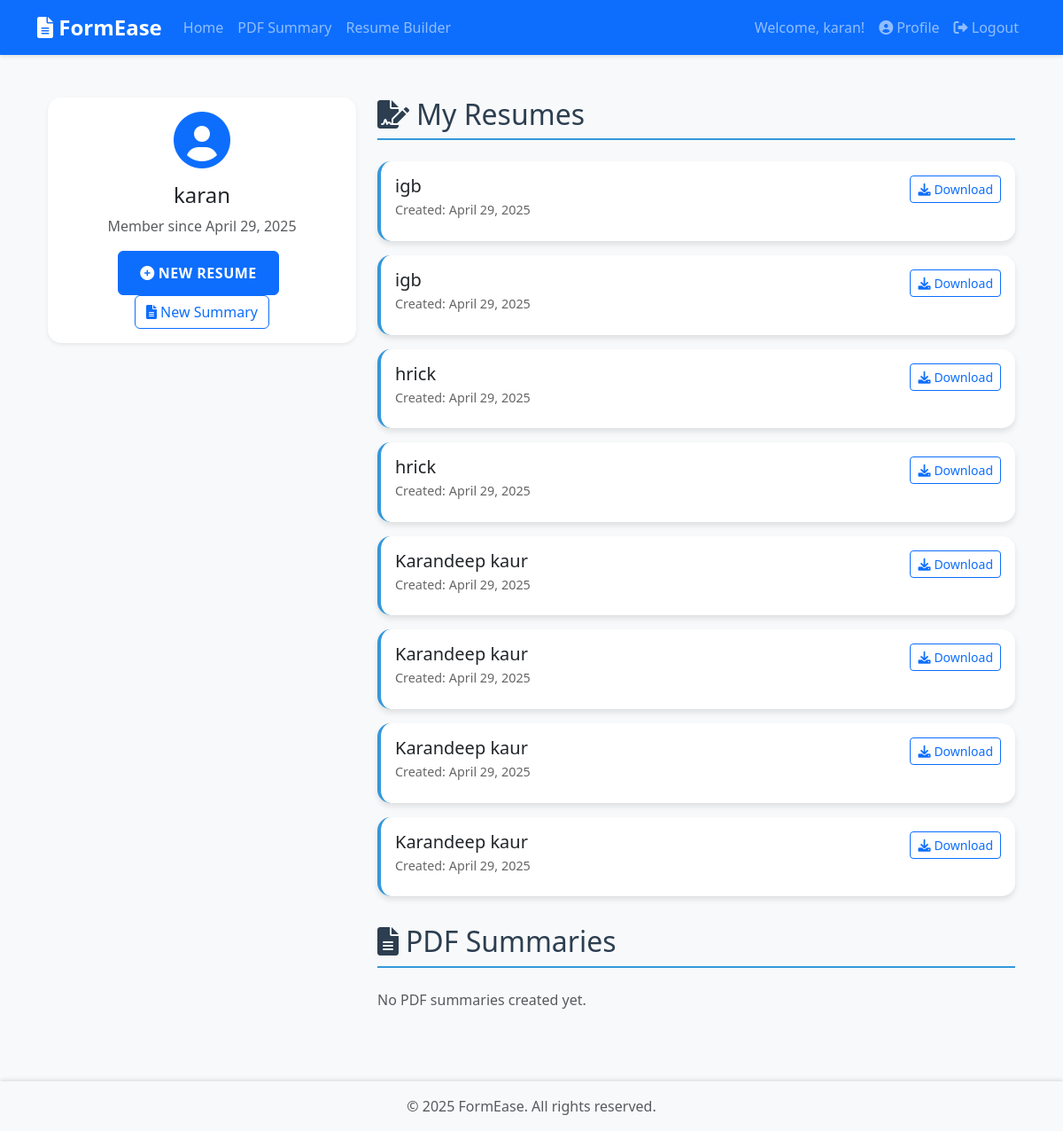
The app's page /profile/ (signed in), older data.
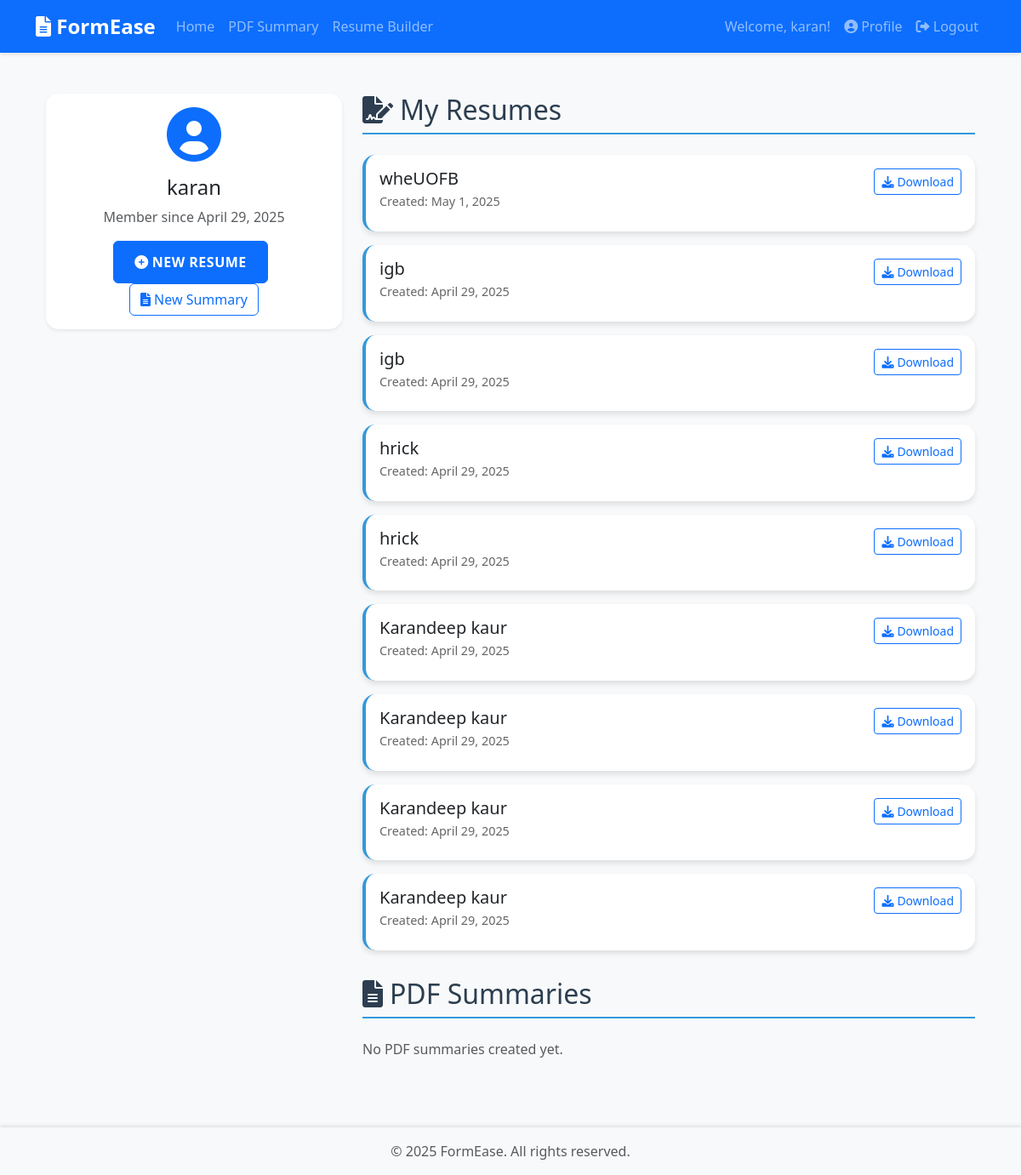
The same page, newer data.
### core/models.py (models this page shows, shortened)
class Resume(models.Model):
    user = models.ForeignKey(User, on_delete=models.CASCADE)
    created_at = models.DateTimeField(auto_now_add=True)
    updated_at = models.DateTimeField(auto_now=True)
    full_name = models.CharField(max_length=100)
    email = models.EmailField()
    phone = models.CharField(max_length=20)
    location = models.CharField(max_length=100)
    summary = models.TextField()
    education = models.JSONField()  # Store multiple education entries
    experience = models.JSONField()  # Store multiple experience entries
    skills = models.JSONField()  # Store skills with categories
    generated_content = models.TextField(blank=True, null=True)
    class Meta:
        ordering = ['-created_at']

### core/views.py (the view)
# urls.py: path('profile/', views.profile, name='profile'),
@login_required
def profile(request):
    resumes = Resume.objects.filter(user=request.user).order_by('-created_at')
    pdf_summaries = PDFSummary.objects.filter(user=request.user).order_by('-created_at')
    return render(request, 'core/profile.html', {
        'resumes': resumes,
        'pdf_summaries': pdf_summaries
    })

### core/templates/core/profile.html (shortened to what the changed rows need)
{% extends "core/base.html" %}
{% block content %}
<div class="container py-4">
    <div class="row">
        <div class="col-md-8">
            <section class="document-list">
                <h2 class="section-title">
                    <i class="fas fa-file-signature me-2"></i>My Resumes
                </h2>
                {% if resumes %}
                    {% for resume in resumes %}
                    <div class="card document-card">
                        <div class="card-body">
                            <div class="d-flex justify-content-between align-items-start">
                                <div>
                                    <h5 class="card-title mb-1">{{ resume.full_name }}</h5>
                                    <p class="document-meta mb-2">
                                        Created: {{ resume.created_at|date:"F j, Y" }}
                                    </p>
                                </div>
                                <a href="{% url 'download_resume_pdf' resume.id %}" class="btn btn-sm btn-outline-primary">
                                    <i class="fas fa-download me-1"></i>Download
                                </a>
                            </div>
                        </div>
                    </div>
                    {% endfor %}
                {% else %}
                    <p class="text-muted">No resumes created yet.</p>
                {% endif %}
            </section>
            <section class="document-list">
                <h2 class="section-title">
                    <i class="fas fa-file-alt me-2"></i>PDF Summaries
                </h2>
            </section>
        </div>
    </div>
</div>
{% endblock %}

Row changes from the older to the newer data that the page shows:
added Resume: full_name "wheUOFB", created_at "May 1, 2025"
